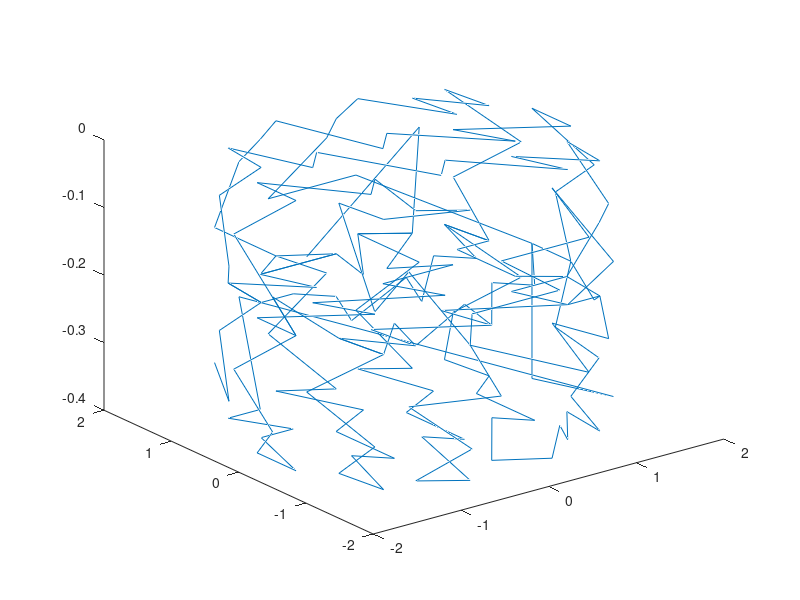

The MATLAB script that drew this image:
load('data.mat');
figure;
plot3(xmm(1:181), ymm(1:181), zmm(1:181));


disp(sum(Areamm2(1:181)));

disp(sqrt(3)* 6 *4 + 12 * 0.4);

